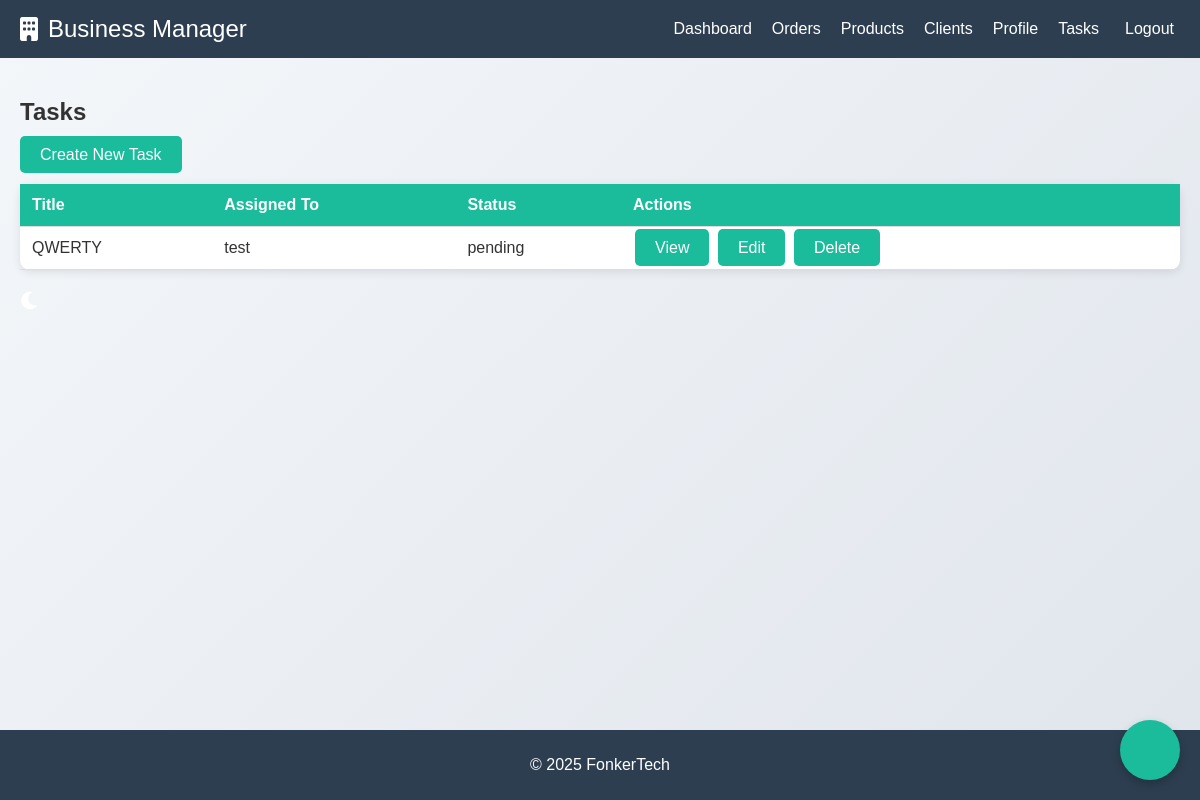
The page /tasks/ (signed in) on the database its author committed.
### management/models.py (models this page shows, shortened)
class Task(models.Model):
    STATUS_CHOICES = [
        ('pending', 'Pending'),
        ('in_progress', 'In Progress'),
        ('completed', 'Completed'),
    ]
    title = models.CharField(max_length=100)
    description = models.TextField()
    assigned_to = models.ForeignKey(User, on_delete=models.CASCADE, related_name='tasks')
    status = models.CharField(max_length=20, choices=STATUS_CHOICES, default='pending')
    created_at = models.DateTimeField(auto_now_add=True)
    updated_at = models.DateTimeField(auto_now=True)

### management/views.py (the view)
# urls.py: path('tasks/', views.task_list, name='task_list'),
@login_required
def task_list(request):
    tasks = Task.objects.all()
    return render(request, 'management/task_list.html', {'tasks': tasks})

### management/templates/management/task_list.html (shortened to what this page needs)
{% extends "management/base.html" %}
{% block content %}
<div class="container">
    <h2>Tasks</h2>
    <a href="{% url 'task_create' %}" class="btn btn-primary">Create New Task</a>
    <table class="table">
        <thead>
            <tr>
                <th>Title</th>
                <th>Assigned To</th>
                <th>Status</th>
                <th>Actions</th>
            </tr>
        </thead>
        <tbody>
            {% for task in tasks %}
            <tr>
                <td>{{ task.title }}</td>
                <td>{{ task.assigned_to.username }}</td>
                <td>{{ task.status }}</td>
                <td>
                    <a href="{% url 'task_detail' task.id %}" class="btn btn-info">View</a>
                    <a href="{% url 'task_update' task.id %}" class="btn btn-warning">Edit</a>
                    <a href="{% url 'task_delete' task.id %}" class="btn btn-danger">Delete</a>
                </td>
            </tr>
            {% endfor %}
        </tbody>
    </table>
</div>
{% endblock %}

### management/static/management/css/styles.css (style rules this page uses)
body { margin: 0; font-family: 'Arial', sans-serif; background-color: #f4f7fa; color: #333; }
body { font-family: Arial, sans-serif; margin: 0; padding: 0; background: linear-gradient(135deg, #f4f7fa, #e0e5ec); color: #333; min-height: 100vh; }
.btn { background-color: #1abc9c; color: #fff; border: none; padding: 10px 20px; border-radius: 5px; font-size: 16px; cursor: pointer; margin-top: 20px; width: 100%; }
a { color: #1abc9c; text-decoration: none; }
.btn { background-color: #1abc9c; color: #fff; border: none; padding: 10px 20px; border-radius: 5px; font-size: 16px; cursor: pointer; margin-right: 10px; }
.table { width: 100%; border-collapse: collapse; margin-top: 20px; background-color: #fff; border-radius: 10px; box-shadow: 0 2px 10px rgba(0, 0, 0, 0.1); }
.table th, .table td { padding: 12px; text-align: left; border-bottom: 1px solid #ddd; }
.table th { background-color: #1abc9c; color: #fff; font-weight: bold; }
.table .btn { margin: 2px; }

### rows shown on the page
Task: title "QWERTY", assigned_to.username "test", status "pending"
